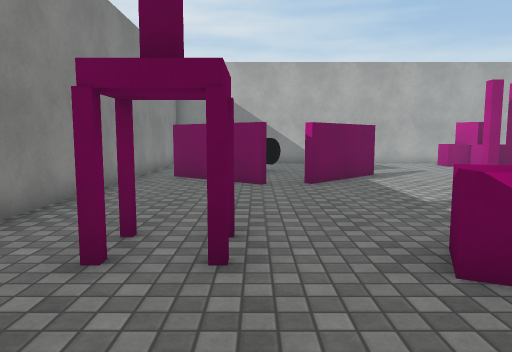
view 1 (above)

16 first-person views from a walk through a Unity game level. The camera is 1.3 m above the floor, tilts 6° down and sees 70° across. The floor is counted in squares, 1 m on a side. Each view is taken from the middle of a square. On the plan, view 1 faces up. The plan holds only what a view shows up to about 15 squares ahead; the rest is blank. Surface patterns are stand-ins for the level's own textures.

view 2
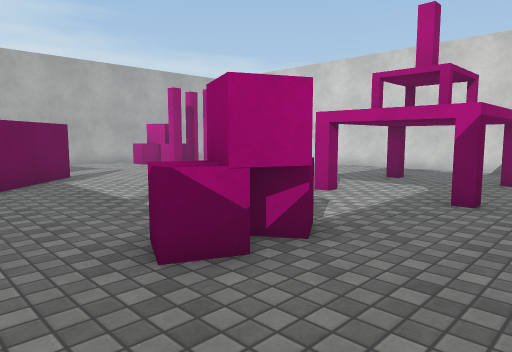

view 3
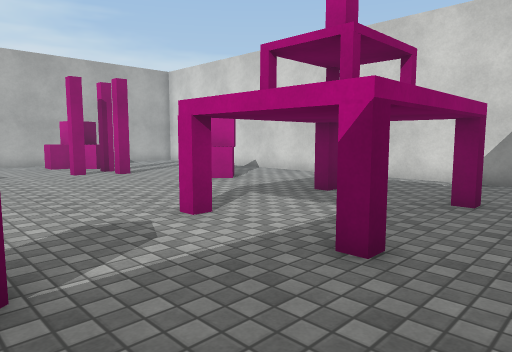

view 4
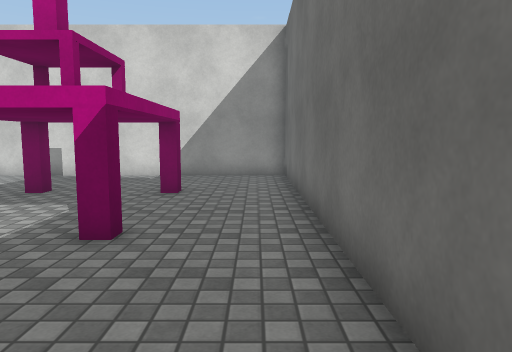

view 5
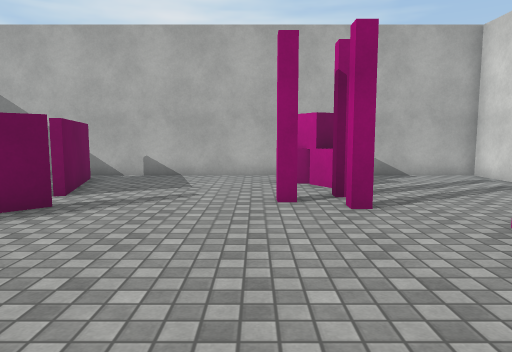

view 6
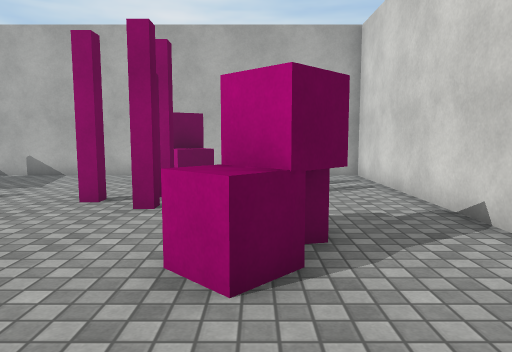

view 7
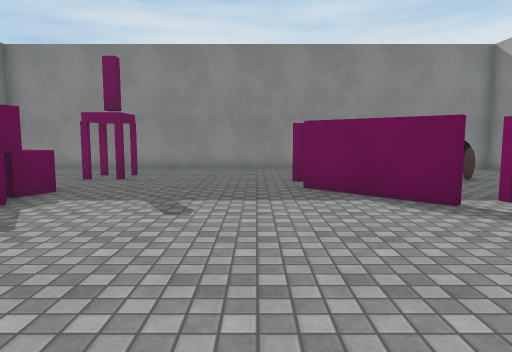

view 8
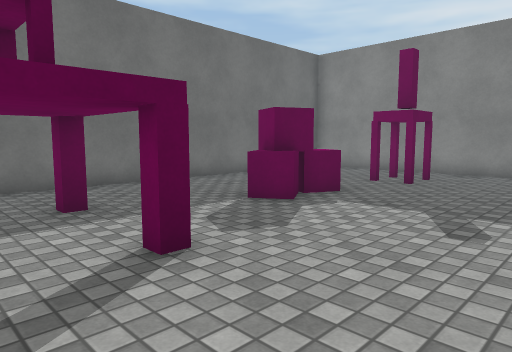

view 9
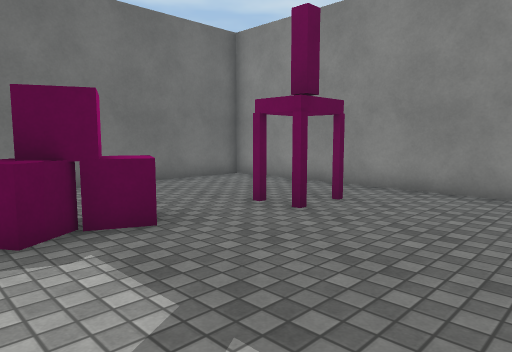

view 10
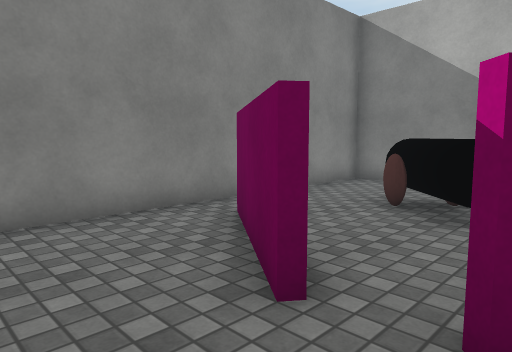

view 11
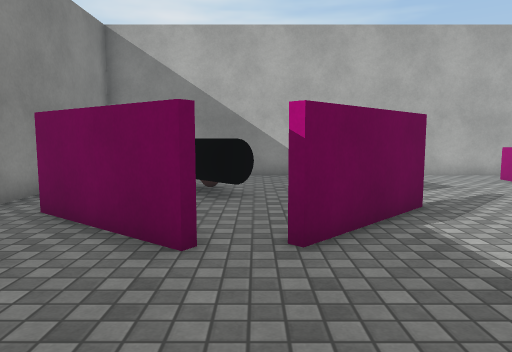

view 12
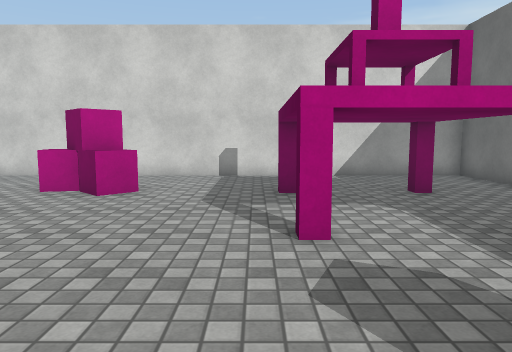

view 13
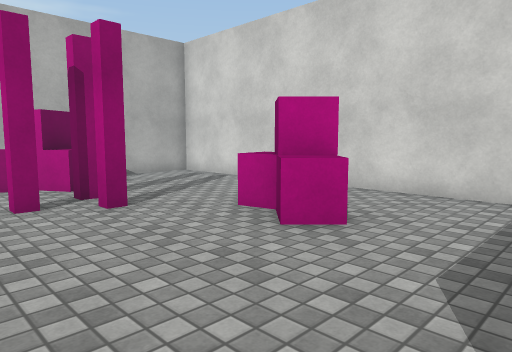

view 14
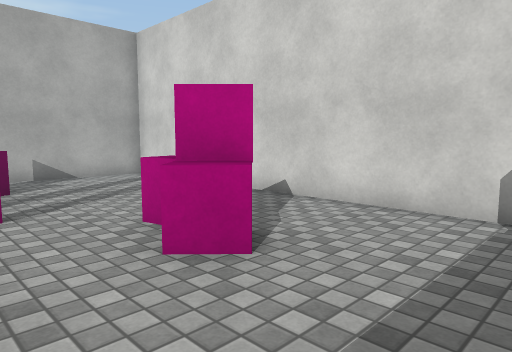

view 15
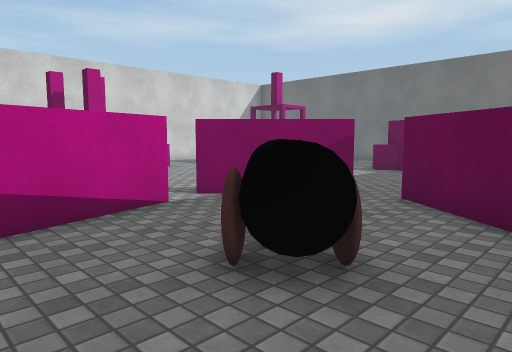

view 16
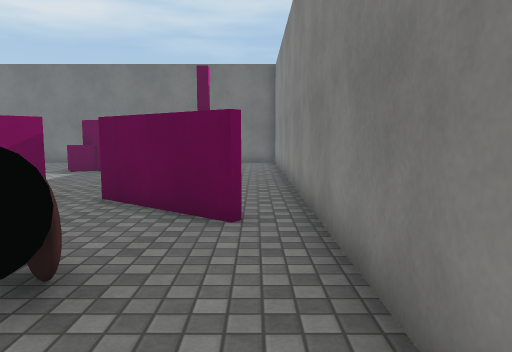

### Floor plan
Key: @ floor where view 1 was taken; # wall or solid block; x gap in a wall; . floor; O other object.
Columns run from 4 left of view 1 to 16 right of it. Each row starts with its distance up from view 1.
 19 #####################
 18 #............. .....#
 17 #......#.....O .....#
 16 #..O...#.....OOO....#
 15 #..OO..##.....O.....#
 14 #...OO..x....##.....#
 13 #.......x....##.....#
 12 #.##...##...........#
 11 #..##.##........O ..#
 10 #..............OOO..#
  9 #...............O...#
  8 #...................#
  7 #...................#
  6 #...................#
  5 #.O.O.......OOOOO...#
  4 #.O.O.OOO...O...O...#
  3 #.....OOO...O...O...#
  2 #...........OOOOO...#
  1 #...................#
  0 #...@...............#
 -1 #####################

Positions as (right, up) in squares from view 1, and headings:
1: (0, 0), facing up
2: (0, 0), facing up-right
3: (4, 0), facing up-right
4: (3, 0), facing right
5: (8, 6), facing up
6: (12, 6), facing up
7: (11, 9), facing left
8: (10, 9), facing down-left
9: (5, 9), facing down-left
10: (2, 8), facing up-left
11: (1, 6), facing up
12: (3, 6), facing right
13: (7, 6), facing up-right
14: (9, 6), facing up-right
15: (-3, 18), facing down-right
16: (-3, 18), facing down
